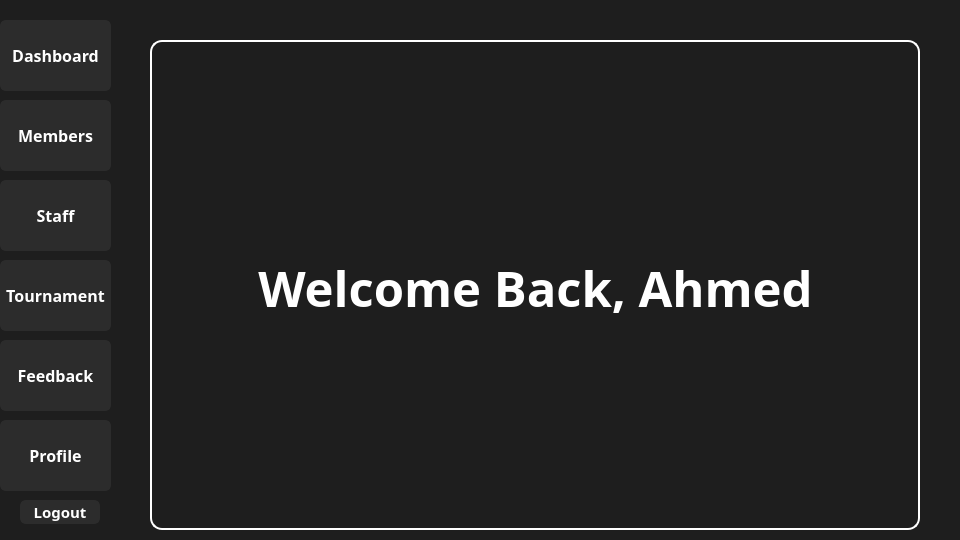
<?xml version="1.0" encoding="UTF-8"?>
<ui version="4.0">
 <class>ManagerClass</class>
 <widget class="QWidget" name="ManagerClass">
  <property name="geometry">
   <rect>
    <x>0</x>
    <y>0</y>
    <width>960</width>
    <height>540</height>
   </rect>
  </property>
  <property name="windowTitle">
   <string>Form</string>
  </property>
  <widget class="QWidget" name="Panel" native="true">
   <property name="geometry">
    <rect>
     <x>-40</x>
     <y>20</y>
     <width>161</width>
     <height>511</height>
    </rect>
   </property>
   <property name="styleSheet">
    <string notr="true">QWidget#widget{
    border-radius: 14px;
    border: 2px solid white ;
}</string>
   </property>
   <widget class="QPushButton" name="Dashboard">
    <property name="geometry">
     <rect>
      <x>40</x>
      <y>0</y>
      <width>111</width>
      <height>71</height>
     </rect>
    </property>
    <property name="font">
     <font>
      <family>Futura</family>
      <pointsize>12</pointsize>
      <bold>true</bold>
     </font>
    </property>
    <property name="styleSheet">
     <string notr="true">QPushButton {
    background-color: #2c2c2c;      /* Dark default */
    color: white;
    border: 2px solid #2c2c2c;
    border-radius: 6px;
}

QPushButton:hover {
    background-color: #8B50FF ;      /* Blue on hover */
    border: 2px solid #8B50FF ;
    color: white;
}

QPushButton:pressed {
    background-color: #6F3FCC; /* Darker shade of #3498db */
}</string>
    </property>
    <property name="text">
     <string>Dashboard</string>
    </property>
   </widget>
   <widget class="QPushButton" name="Members">
    <property name="geometry">
     <rect>
      <x>40</x>
      <y>80</y>
      <width>111</width>
      <height>71</height>
     </rect>
    </property>
    <property name="font">
     <font>
      <family>Futura</family>
      <pointsize>12</pointsize>
      <bold>true</bold>
     </font>
    </property>
    <property name="styleSheet">
     <string notr="true">QPushButton {
    background-color: #2c2c2c;      /* Dark default */
    color: white;
    border: 2px solid #2c2c2c;
    border-radius: 6px;
}

QPushButton:hover {
    background-color: #8B50FF ;      /* Blue on hover */
    border: 2px solid #8B50FF ;
    color: white;
}

QPushButton:pressed {
    background-color: #6F3FCC; /* Darker shade of #3498db */
}</string>
    </property>
    <property name="text">
     <string>Members</string>
    </property>
   </widget>
   <widget class="QPushButton" name="Staff">
    <property name="geometry">
     <rect>
      <x>40</x>
      <y>160</y>
      <width>111</width>
      <height>71</height>
     </rect>
    </property>
    <property name="font">
     <font>
      <family>Futura</family>
      <pointsize>12</pointsize>
      <bold>true</bold>
     </font>
    </property>
    <property name="styleSheet">
     <string notr="true">QPushButton {
    background-color: #2c2c2c;      /* Dark default */
    color: white;
    border: 2px solid #2c2c2c;
    border-radius: 6px;
}

QPushButton:hover {
    background-color: #8B50FF ;      /* Blue on hover */
    border: 2px solid #8B50FF ;
    color: white;
}

QPushButton:pressed {
    background-color: #6F3FCC; /* Darker shade of #3498db */
}</string>
    </property>
    <property name="text">
     <string>Staff</string>
    </property>
   </widget>
   <widget class="QPushButton" name="Profile">
    <property name="geometry">
     <rect>
      <x>40</x>
      <y>400</y>
      <width>111</width>
      <height>71</height>
     </rect>
    </property>
    <property name="font">
     <font>
      <family>Futura</family>
      <pointsize>12</pointsize>
      <bold>true</bold>
     </font>
    </property>
    <property name="styleSheet">
     <string notr="true">QPushButton {
    background-color: #2c2c2c;      /* Dark default */
    color: white;
    border: 2px solid #2c2c2c;
    border-radius: 6px;
}

QPushButton:hover {
    background-color: #8B50FF ;      /* Blue on hover */
    border: 2px solid #8B50FF ;
    color: white;
}

QPushButton:pressed {
    background-color: #6F3FCC; /* Darker shade of #3498db */
}</string>
    </property>
    <property name="text">
     <string>Profile</string>
    </property>
   </widget>
   <widget class="QPushButton" name="Logout">
    <property name="geometry">
     <rect>
      <x>60</x>
      <y>480</y>
      <width>80</width>
      <height>24</height>
     </rect>
    </property>
    <property name="font">
     <font>
      <family>Futura</family>
      <pointsize>11</pointsize>
      <bold>true</bold>
     </font>
    </property>
    <property name="styleSheet">
     <string notr="true">QPushButton {
    background-color: #2c2c2c;      /* Dark default */
    color: white;
    border: 2px solid #2c2c2c;
    border-radius: 6px;
}

QPushButton:hover {
    background-color: #FF0000;      /* Blue on hover */
    border: 2px solid #FF0000;
    color: white;
}

QPushButton:pressed {
    background-color: #c0392b; /* Darker red */
}</string>
    </property>
    <property name="text">
     <string>Logout</string>
    </property>
   </widget>
   <widget class="QPushButton" name="Feedback">
    <property name="geometry">
     <rect>
      <x>40</x>
      <y>320</y>
      <width>111</width>
      <height>71</height>
     </rect>
    </property>
    <property name="font">
     <font>
      <family>Futura</family>
      <pointsize>12</pointsize>
      <bold>true</bold>
     </font>
    </property>
    <property name="styleSheet">
     <string notr="true">QPushButton {
    background-color: #2c2c2c;      /* Dark default */
    color: white;
    border: 2px solid #2c2c2c;
    border-radius: 6px;
}

QPushButton:hover {
    background-color: #8B50FF ;      /* Blue on hover */
    border: 2px solid #8B50FF ;
    color: white;
}

QPushButton:pressed {
    background-color: #6F3FCC; /* Darker shade of #3498db */
}</string>
    </property>
    <property name="text">
     <string>Feedback</string>
    </property>
   </widget>
   <widget class="QPushButton" name="Tournament">
    <property name="geometry">
     <rect>
      <x>40</x>
      <y>240</y>
      <width>111</width>
      <height>71</height>
     </rect>
    </property>
    <property name="font">
     <font>
      <family>Futura</family>
      <pointsize>12</pointsize>
      <bold>true</bold>
     </font>
    </property>
    <property name="styleSheet">
     <string notr="true">QPushButton {
    background-color: #2c2c2c;      /* Dark default */
    color: white;
    border: 2px solid #2c2c2c;
    border-radius: 6px;
}

QPushButton:hover {
    background-color: #8B50FF ;      /* Blue on hover */
    border: 2px solid #8B50FF ;
    color: white;
}

QPushButton:pressed {
    background-color: #6F3FCC; /* Darker shade of #3498db */
}</string>
    </property>
    <property name="text">
     <string>Tournament</string>
    </property>
   </widget>
  </widget>
  <widget class="QLabel" name="Background">
   <property name="geometry">
    <rect>
     <x>0</x>
     <y>0</y>
     <width>960</width>
     <height>540</height>
    </rect>
   </property>
   <property name="styleSheet">
    <string notr="true">background-color:#1e1e1e;</string>
   </property>
   <property name="text">
    <string/>
   </property>
  </widget>
  <widget class="QStackedWidget" name="Pages">
   <property name="geometry">
    <rect>
     <x>150</x>
     <y>40</y>
     <width>770</width>
     <height>490</height>
    </rect>
   </property>
   <property name="styleSheet">
    <string notr="true">QStackedWidget#Pages{
border: 2px solid white;
border-radius: 12px;
}</string>
   </property>
   <widget class="QWidget" name="page">
    <property name="styleSheet">
     <string notr="true">background-color: transparent;</string>
    </property>
    <widget class="QLabel" name="welcome">
     <property name="geometry">
      <rect>
       <x>8</x>
       <y>15</y>
       <width>751</width>
       <height>461</height>
      </rect>
     </property>
     <property name="font">
      <font>
       <family>Futura</family>
       <pointsize>37</pointsize>
       <bold>true</bold>
      </font>
     </property>
     <property name="styleSheet">
      <string notr="true">color: white;
background-color: transparent;
</string>
     </property>
     <property name="text">
      <string>Welcome Back, Ahmed</string>
     </property>
     <property name="alignment">
      <set>Qt::AlignmentFlag::AlignCenter</set>
     </property>
    </widget>
    <widget class="QLabel" name="logo">
     <property name="geometry">
      <rect>
       <x>300</x>
       <y>60</y>
       <width>131</width>
       <height>31</height>
      </rect>
     </property>
     <property name="text">
      <string/>
     </property>
     <property name="pixmap">
      <pixmap>assets/XFitLogo.png</pixmap>
     </property>
     <property name="scaledContents">
      <bool>true</bool>
     </property>
    </widget>
   </widget>
  </widget>
  <zorder>Background</zorder>
  <zorder>Panel</zorder>
  <zorder>Pages</zorder>
 </widget>
 <resources/>
 <connections/>
</ui>
